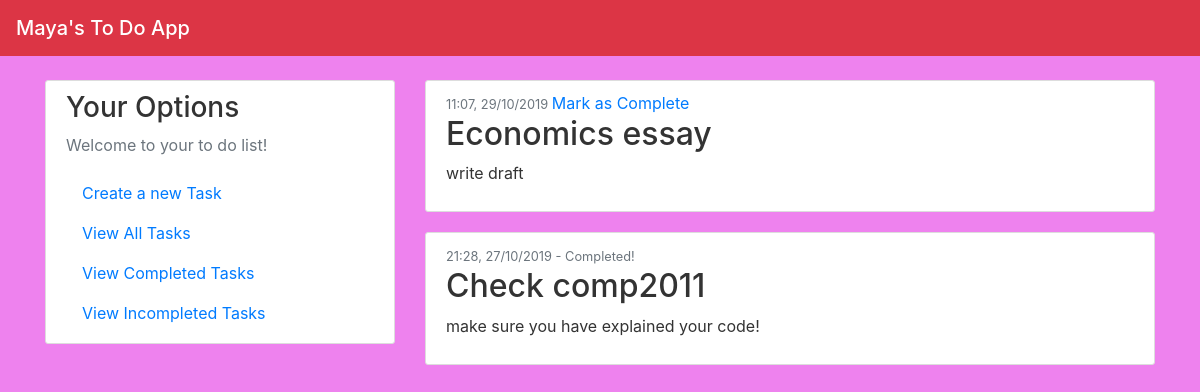
The page /view_all on the database as committed earlier.
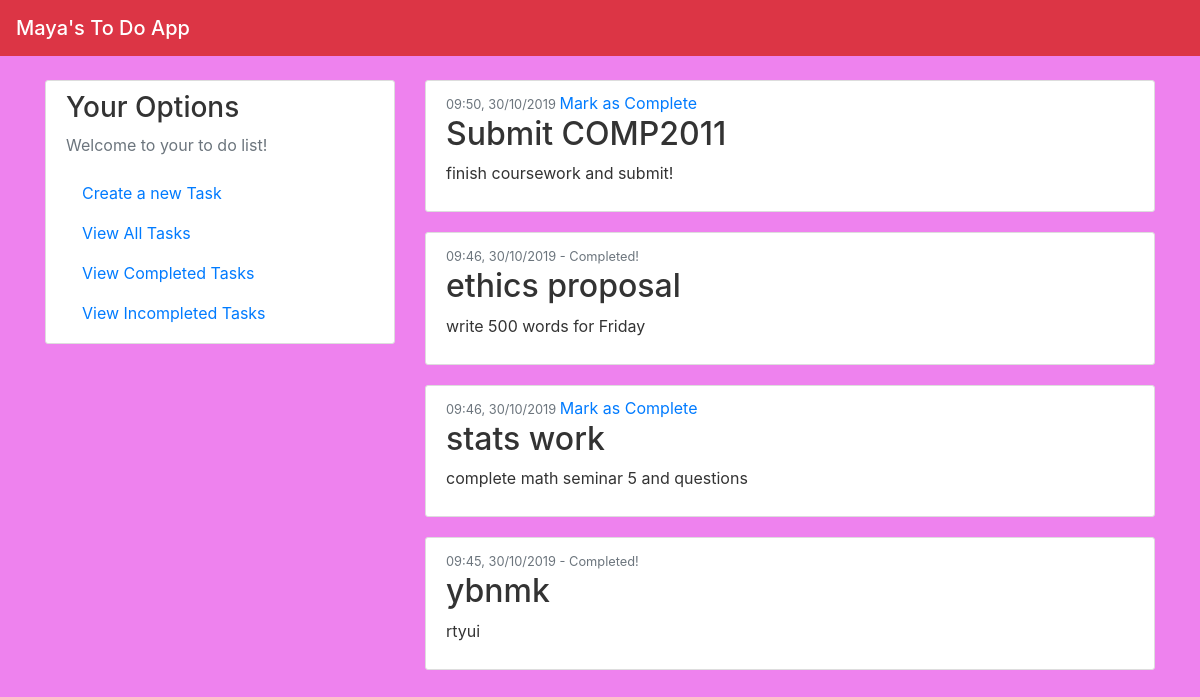
The same page on the database as committed later.
### app/models.py (models this page shows, shortened)
class Items(db.Model):
    id = db.Column(db.Integer, primary_key=True)
    title = db.Column(db.String(20), unique=False, nullable=False)
    content = db.Column(db.String(120), unique=True, nullable=False)
    date_posted = db.Column(db.DateTime, unique=False, nullable=False)
    complete = db.Column(db.Boolean, unique=False)

### app/views.py (the view)
@app.route("/view_all")
def view_all():
    posts = Items.query.order_by(Items.date_posted.desc()).all()
    return render_template('view_all.html', posts=posts)

### app/templates/view_all.html
{% extends "index.html" %}
{% block content %}
    {% for post in posts %}
        <article class="media content-section">
          <div class="media-body">
            <div class="article-metadata">
              {% if post.complete == False %}
                <small class="text-muted">{{ post.date_posted.strftime("%H:%M, %d/%m/%Y") }} </small>
                <a href="{{ url_for('view_completed',id=post.id) }}"> Mark as Complete </a>
              {% elif post.complete == True %}
                <small class="text-muted">{{ post.date_posted.strftime("%H:%M, %d/%m/%Y") }} - Completed! </small>
              {% endif %}
            </div>
            <h2><a class="article-title">{{ post.title }}</a> </h2>
            <p class="article-content">{{ post.content }}</p>
          </div>
        </article>
    {% endfor %}
{% endblock content %}

### app/templates/index.html (shortened to what this page needs)
<!DOCTYPE html>
<html lang="en">
  <head>
      <link rel="stylesheet" href="https://maxcdn.bootstrapcdn.com/bootstrap/4.0.0/css/bootstrap.min.css">
      <link rel="stylesheet" type="text/css" href="{{ url_for('static', filename='main.css') }}">
  </head>
  <body>
      <header class="site-header">
      <nav class="navbar navbar-dark bg-primary fixed-top bg-danger">
        <span class="navbar-brand mb-0 h1"> Maya's To Do App </span>
      </nav>
      </header>
      <main class="container">
        <div class="row">
          <div class="col-md-4">
            <div class="content-section">
              <h3>Your Options</h3>
              <p class='text-muted'>Welcome to your to do list! </p>
                <ul class="list-group">
                  <li><a class="nav-item nav-link" href="/create">Create a new Task</a> </li>
                  <li><a class="nav-item nav-link" href="/view_all">View All Tasks</a></li>
                  <li><a class="nav-item nav-link" href="{{url_for('view_completed',id=0) }}">View Completed Tasks</a></li>
                  <li><a class="nav-item nav-link" href="{{ url_for('view_incomplete') }}">View Incompleted Tasks</a></li>
                </ul>
            </div>
          </div>
          <div class="col-md-8">
            {% block content %}{% endblock %}
          </div>
        </div>
      </main>
  </body>
</html>

### app/static/main.css (style rules this page uses)
body { background: #61B2E3; color: #333333; margin-top: 5rem; background-color: rgb(238, 130, 238); }
.content-section { background: #ffffff; padding: 10px 20px; border: 1px solid #dddddd; border-radius: 3px; margin-bottom: 20px; }
ul { list-style-type:none; }

Rows that differ between the two databases and show on the page:
removed Items: date_posted "11:07, 29/10/2019", title "Economics essay", content "write draft"
removed Items: date_posted "21:28, 27/10/2019", title "Check comp2011", content "make sure you have explained your code!"
added Items: date_posted "09:50, 30/10/2019", title "Submit COMP2011", content "finish coursework and submit!"
added Items: date_posted "09:46, 30/10/2019", title "ethics proposal", content "write 500 words for Friday"
added Items: date_posted "09:46, 30/10/2019", title "stats work", content "complete math seminar 5 and questions"
added Items: date_posted "09:45, 30/10/2019", title "ybnmk", content "rtyui"
